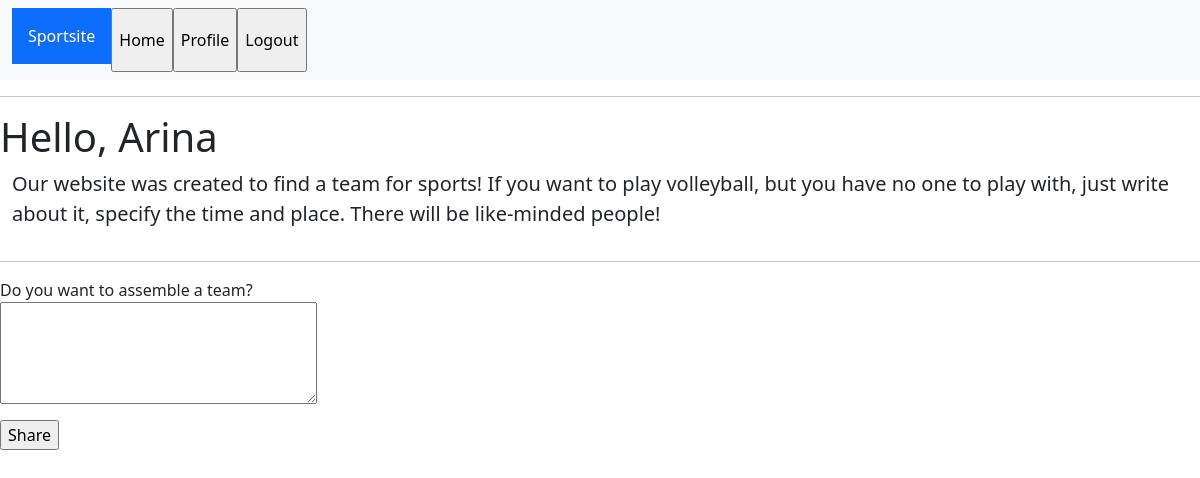
Page /general (signed in) on the earlier database version.
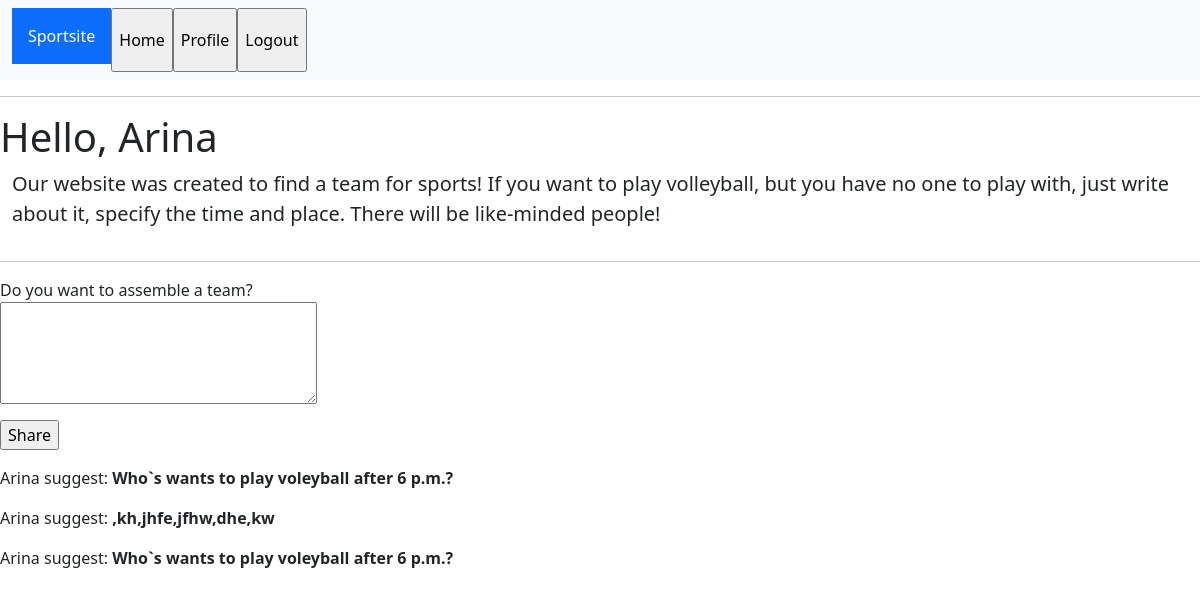
Same page on the later database version.
### app/models.py (models this page shows, shortened)
class User(UserMixin, db.Model):
    id = db.Column(db.Integer, primary_key=True)
    username = db.Column(db.String(64), index=True, unique=True)
    email = db.Column(db.String(120), index=True, unique=True)
    password_hash = db.Column(db.String(128))
    events = db.relationship('Events', backref='sport', lazy='dynamic')
    about_me = db.Column(db.String(140))
    last_seen = db.Column(db.DateTime, default=datetime.utcnow())
    followed = db.relationship(
        'User', secondary=followers,
        primaryjoin=(followers.c.follower_id == id),
        secondaryjoin=(followers.c.followed_id == id),
        backref=db.backref('followers', lazy='dynamic'), lazy='dynamic')

class Events(db.Model):
    id = db.Column(db.Integer, primary_key=True)
    author = db.relationship('User')
    body = db.Column(db.String(140))
    timestamp = db.Column(db.DateTime, index=True, default=datetime.utcnow)
    user_id = db.Column(db.Integer, db.ForeignKey('user.id'))

### app/routes.py (the view)
@app.route('/', methods=['GET', 'POST'])
@app.route('/general', methods=['GET', 'POST'])
def general():
    events = Events.query.order_by(Events.timestamp).all()[-3:]
    form = EventsForm()
    if form.validate_on_submit():
        event = Events(body=form.event.data, user_id=current_user.id)
        db.session.add(event)
        db.session.commit()
        flash('You suggested an event!')
        return redirect(url_for('general'))
    if current_user.is_authenticated:
        user = User.query.filter_by(username=current_user.username).first_or_404()
        return render_template('general.html', title='Sport web-site', user=user, events=events, form=form)
    return render_template('general.html', title='Sport web-site')

### app/forms.py
class EventsForm(FlaskForm):
    event = TextAreaField('Do you want to assemble a team?', validators=[
        DataRequired(), Length(min=1, max=140)])
    submit = SubmitField('Share')

### app/models.py (called while the page is built)
@login.user_loader
def load_user(id):
    return User.query.get(int(id))

### app/routes.py (called while the page is built)
@app.before_request
def before_request():
    if current_user.is_authenticated:
        current_user.last_seen = datetime.utcnow()
        db.session.commit()

### app/templates/general.html (shortened to what this page needs)
{% extends "base.html" %}
{% block content %}
    {% if current_user.is_authenticated %}
    <h1>Hello, {{ user.username }}</h1>
    <div class="container-fluid">
        <div class="row jumbotron">
            <p class="lead">Our website was created to find a team for sports!
                If you want to play volleyball, but you have no one to play with,
                just write about it, specify the time and place.
                There will be like-minded people!</p>
        </div>
    </div>
    <hr>
    {% if form %}
    <form action="" method="post">
        <p>
            {{ form.event.label }}<br>
            {{ form.event(cols=32, rows=4) }}<br>
        </p>
        <p>{{ form.submit() }}</p>
    </form>
    {% endif %}
    {% for e in events %}
        <p>{{ e.author.username }} suggest: <b>{{ e.body }}</b></p>
    {% endfor %}
    {% endif %}
{% endblock %}

### app/templates/base.html (shortened to what this page needs)
<html>
    <link href="https://cdn.jsdelivr.net/npm/bootstrap@5.0.2/dist/css/bootstrap.min.css" rel="stylesheet">
    <head>
    </head>
    <body>
        <nav class = "navbar navbar-expand-md navbar-light bg-light sticky-top">
                <div class = "container-fluid">
                    <ul class = "navbar-nav">
                        <div class="p-3 mb-2 bg-primary text-white">Sportsite </div>
                        <input value="Home" type="button" onclick="location.href='{{ url_for('general', username = current_user.username) }}'" />
                        {% if current_user.is_anonymous %}
                        <input value="Sign In" type="button" onclick="location.href='{{ url_for('login') }}'" />
                        {% else %}
                        <input value="Profile" type="button" onclick="location.href='{{ url_for('profile', username = current_user.username) }}'" />
                        <input value="Logout" type="button" onclick="location.href='{{ url_for('logout') }}'" />
                        {% endif %}
                    </ul>
                </div>
        </nav>
        <hr>
        {% block content %}{% endblock %}
    </body>
</html>

Differences in the rows shown:
added Events: author.username "Arina", body "Who`s wants to play voleyball after 6 p.m.?"
added Events: author.username "Arina", body ",kh,jhfe,jfhw,dhe,kw"
added Events: author.username "Arina", body "Who`s wants to play voleyball after 6 p.m.?"
